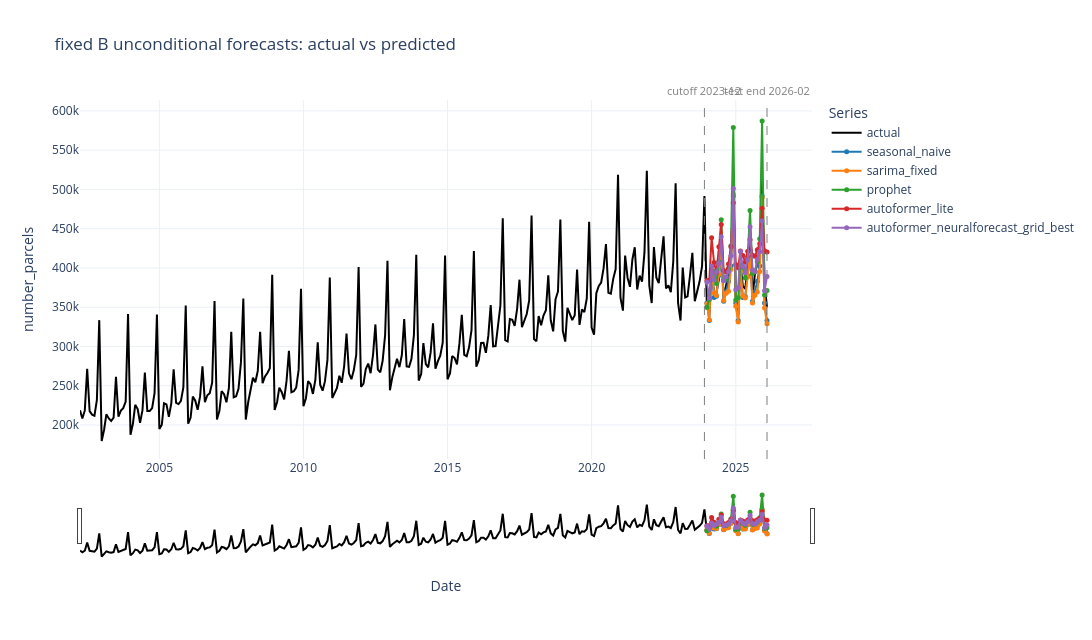

Write notebook code for a chart like this one.
### Markdown cell above
## 4. fixed B Unconditional

Included series: actual, seasonal naive, SARIMA, Prophet, autoformer_lite, and Autoformer NeuralForecast grid best.

No prediction CSV exists for `sarima_grid_best`, so this figure uses fixed-order `sarima_fixed` from `fixed_b_sarimax.csv` as the available substitute.

`autoformer_neuralforecast_grid_best` is the small manual grid-best NeuralForecast Autoformer baseline. It is fixed B only and uses no exogenous variables.

### Code cell
fixed_b_unconditional_frames = [
    model_frame("fixed_b_naive", "seasonal_naive", "seasonal_naive"),
    model_frame("fixed_b_sarimax", "sarima", "sarima_fixed"),
    model_frame("fixed_b_prophet", "prophet", "prophet"),
    model_frame("fixed_b_autoformer_lite", "autoformer_lite", "autoformer_lite"),
    model_frame("fixed_b_autoformer_neuralforecast_best", "autoformer_neuralforecast", "autoformer_neuralforecast_grid_best"),
]

fig_fixed_b_unconditional = make_plot(
    "fixed B unconditional forecasts: actual vs predicted",
    fixed_b_unconditional_frames,
    HTML_DIR / "fixed_b_unconditional_forecasts.html",
)
fig_fixed_b_unconditional.show()

### Figure 1 — Plotly figure (JSON) as saved in the notebook; plotly's stock layout.template omitted (floating-point values rounded to 4 significant figures; data arrays with more than 128 entries replaced by an {"elided": "..."} marker saying what was removed)
{"data": [{"hovertemplate": "date=%{x|%Y-%m}<br>actual=%{y:,.0f}<br>model=actual<extra></extra>", "line": {"color": "black", "width": 2}, "mode": "lines", "name": "actual", "type": "scatter", "x": {"elided": "287 str values"}, "y": {"elided": "287 int values"}}, {"customdata": [["seasonal_naive", 348700.0, 1], ["seasonal_naive", 344200.0, 2], ["seasonal_naive", 392100.0, 3], ["seasonal_naive", 369900.0, 4], ["seasonal_naive", 369000.0, 5], ["seasonal_naive", 385200.0, 6], ["seasonal_naive", 435900.0, 7], ["seasonal_naive", 359200.0, 8], ["seasonal_naive", 378200.0, 9], ["seasonal_naive", 391900.0, 10], ["seasonal_naive", 405100.0, 11], ["seasonal_naive", 510900.0, 12], ["seasonal_naive", 364000.0, 13], ["seasonal_naive", 339700.0, 14], ["seasonal_naive", 405100.0, 15], ["seasonal_naive", 376900.0, 16], ["seasonal_naive", 373500.0, 17], ["seasonal_naive", 402800.0, 18], ["seasonal_naive", 445800.0, 19], ["seasonal_naive", 362600.0, 20], ["seasonal_naive", 392700.0, 21], ["seasonal_naive", 405200.0, 22], ["seasonal_naive", 409300.0, 23], ["seasonal_naive", 510400.0, 24], ["seasonal_naive", 381000.0, 25], ["seasonal_naive", 349800.0, 26]], "hovertemplate": "date=%{x|%Y-%m}<br>predicted=%{y:,.0f}<br>actual=%{customdata[1]:,.0f}<br>horizon=%{customdata[2]}<br>model=%{customdata[0]}<extra></extra>", "line": {"color": "#1f77b4", "width": 2}, "marker": {"size": 5}, "mode": "lines+markers", "name": "seasonal_naive", "type": "scatter", "x": ["2024-01-01T00:00:00.000000000", "2024-02-01T00:00:00.000000000", "2024-03-01T00:00:00.000000000", "2024-04-01T00:00:00.000000000", "2024-05-01T00:00:00.000000000", "2024-06-01T00:00:00.000000000", "2024-07-01T00:00:00.000000000", "2024-08-01T00:00:00.000000000", "2024-09-01T00:00:00.000000000", "2024-10-01T00:00:00.000000000", "2024-11-01T00:00:00.000000000", "2024-12-01T00:00:00.000000000", "2025-01-01T00:00:00.000000000", "2025-02-01T00:00:00.000000000", "2025-03-01T00:00:00.000000000", "2025-04-01T00:00:00.000000000", "2025-05-01T00:00:00.000000000", "2025-06-01T00:00:00.000000000", "2025-07-01T00:00:00.000000000", "2025-08-01T00:00:00.000000000", "2025-09-01T00:00:00.000000000", "2025-10-01T00:00:00.000000000", "2025-11-01T00:00:00.000000000", "2025-12-01T00:00:00.000000000", "2026-01-01T00:00:00.000000000", "2026-02-01T00:00:00.000000000"], "y": [355500.0, 333100.0, 400500.0, 362500.0, 364000.0, 390400.0, 419200.0, 357600.0, 370000.0, 383000.0, 402400.0, 491500.0, 355500.0, 333100.0, 400500.0, 362500.0, 364000.0, 390400.0, 419200.0, 357600.0, 370000.0, 383000.0, 402400.0, 491500.0, 355500.0, 333100.0]}, {"customdata": [["sarima_fixed", 348700.0, 1], ["sarima_fixed", 344200.0, 2], ["sarima_fixed", 392100.0, 3], ["sarima_fixed", 369900.0, 4], ["sarima_fixed", 369000.0, 5], ["sarima_fixed", 385200.0, 6], ["sarima_fixed", 435900.0, 7], ["sarima_fixed", 359200.0, 8], ["sarima_fixed", 378200.0, 9], ["sarima_fixed", 391900.0, 10], ["sarima_fixed", 405100.0, 11], ["sarima_fixed", 510900.0, 12], ["sarima_fixed", 364000.0, 13], ["sarima_fixed", 339700.0, 14], ["sarima_fixed", 405100.0, 15], ["sarima_fixed", 376900.0, 16], ["sarima_fixed", 373500.0, 17], ["sarima_fixed", 402800.0, 18], ["sarima_fixed", 445800.0, 19], ["sarima_fixed", 362600.0, 20], ["sarima_fixed", 392700.0, 21], ["sarima_fixed", 405200.0, 22], ["sarima_fixed", 409300.0, 23], ["sarima_fixed", 510400.0, 24], ["sarima_fixed", 381000.0, 25], ["sarima_fixed", 349800.0, 26]], "hovertemplate": "date=%{x|%Y-%m}<br>predicted=%{y:,.0f}<br>actual=%{customdata[1]:,.0f}<br>horizon=%{customdata[2]}<br>model=%{customdata[0]}<extra></extra>", "line": {"color": "#ff7f0e", "width": 2}, "marker": {"size": 5}, "mode": "lines+markers", "name": "sarima_fixed", "type": "scatter", "x": ["2024-01-01T00:00:00.000000000", "2024-02-01T00:00:00.000000000", "2024-03-01T00:00:00.000000000", "2024-04-01T00:00:00.000000000", "2024-05-01T00:00:00.000000000", "2024-06-01T00:00:00.000000000", "2024-07-01T00:00:00.000000000", "2024-08-01T00:00:00.000000000", "2024-09-01T00:00:00.000000000", "2024-10-01T00:00:00.000000000", "2024-11-01T00:00:00.000000000", "2024-12-01T00:00:00.000000000", "2025-01-01T00:00:00.000000000", "2025-02-01T00:00:00.000000000", "2025-03-01T00:00:00.000000000", "2025-04-01T00:00:00.000000000", "2025-05-01T00:00:00.000000000", "2025-06-01T00:00:00.000000000", "2025-07-01T00:00:00.000000000", "2025-08-01T00:00:00.000000000", "2025-09-01T00:00:00.000000000", "2025-10-01T00:00:00.000000000", "2025-11-01T00:00:00.000000000", "2025-12-01T00:00:00.000000000", "2026-01-01T00:00:00.000000000", "2026-02-01T00:00:00.000000000"], "y": [354400.0, 334200.0, 399300.0, 368200.0, 365000.0, 392100.0, 420000.0, 358700.0, 367800.0, 370500.0, 398200.0, 494300.0, 351300.0, 331300.0, 396200.0, 364200.0, 361800.0, 388600.0, 416400.0, 355500.0, 365100.0, 369500.0, 395600.0, 489700.0, 348900.0, 329000.0]}, {"customdata": [["prophet", 348700.0, 1], ["prophet", 344200.0, 2], ["prophet", 392100.0, 3], ["prophet", 369900.0, 4], ["prophet", 369000.0, 5], ["prophet", 385200.0, 6], ["prophet", 435900.0, 7], ["prophet", 359200.0, 8], ["prophet", 378200.0, 9], ["prophet", 391900.0, 10], ["prophet", 405100.0, 11], ["prophet", 510900.0, 12], ["prophet", 364000.0, 13], ["prophet", 339700.0, 14], ["prophet", 405100.0, 15], ["prophet", 376900.0, 16], ["prophet", 373500.0, 17], ["prophet", 402800.0, 18], ["prophet", 445800.0, 19], ["prophet", 362600.0, 20], ["prophet", 392700.0, 21], ["prophet", 405200.0, 22], ["prophet", 409300.0, 23], ["prophet", 510400.0, 24], ["prophet", 381000.0, 25], ["prophet", 349800.0, 26]], "hovertemplate": "date=%{x|%Y-%m}<br>predicted=%{y:,.0f}<br>actual=%{customdata[1]:,.0f}<br>horizon=%{customdata[2]}<br>model=%{customdata[0]}<extra></extra>", "line": {"color": "#2ca02c", "width": 2}, "marker": {"size": 5}, "mode": "lines+markers", "name": "prophet", "type": "scatter", "x": ["2024-01-01T00:00:00.000000000", "2024-02-01T00:00:00.000000000", "2024-03-01T00:00:00.000000000", "2024-04-01T00:00:00.000000000", "2024-05-01T00:00:00.000000000", "2024-06-01T00:00:00.000000000", "2024-07-01T00:00:00.000000000", "2024-08-01T00:00:00.000000000", "2024-09-01T00:00:00.000000000", "2024-10-01T00:00:00.000000000", "2024-11-01T00:00:00.000000000", "2024-12-01T00:00:00.000000000", "2025-01-01T00:00:00.000000000", "2025-02-01T00:00:00.000000000", "2025-03-01T00:00:00.000000000", "2025-04-01T00:00:00.000000000", "2025-05-01T00:00:00.000000000", "2025-06-01T00:00:00.000000000", "2025-07-01T00:00:00.000000000", "2025-08-01T00:00:00.000000000", "2025-09-01T00:00:00.000000000", "2025-10-01T00:00:00.000000000", "2025-11-01T00:00:00.000000000", "2025-12-01T00:00:00.000000000", "2026-01-01T00:00:00.000000000", "2026-02-01T00:00:00.000000000"], "y": [349800.0, 359800.0, 392800.0, 395500.0, 380200.0, 407800.0, 461400.0, 385100.0, 386000.0, 399400.0, 428400.0, 578800.0, 359200.0, 362100.0, 404100.0, 400900.0, 387400.0, 414000.0, 473200.0, 393000.0, 395200.0, 407600.0, 437200.0, 587000.0, 365700.0, 371200.0]}, {"customdata": [["autoformer_lite", 348700.0, 1], ["autoformer_lite", 344200.0, 2], ["autoformer_lite", 392100.0, 3], ["autoformer_lite", 369900.0, 4], ["autoformer_lite", 369000.0, 5], ["autoformer_lite", 385200.0, 6], ["autoformer_lite", 435900.0, 7], ["autoformer_lite", 359200.0, 8], ["autoformer_lite", 378200.0, 9], ["autoformer_lite", 391900.0, 10], ["autoformer_lite", 405100.0, 11], ["autoformer_lite", 510900.0, 12], ["autoformer_lite", 364000.0, 13], ["autoformer_lite", 339700.0, 14], ["autoformer_lite", 405100.0, 15], ["autoformer_lite", 376900.0, 16], ["autoformer_lite", 373500.0, 17], ["autoformer_lite", 402800.0, 18], ["autoformer_lite", 445800.0, 19], ["autoformer_lite", 362600.0, 20], ["autoformer_lite", 392700.0, 21], ["autoformer_lite", 405200.0, 22], ["autoformer_lite", 409300.0, 23], ["autoformer_lite", 510400.0, 24], ["autoformer_lite", 381000.0, 25], ["autoformer_lite", 349800.0, 26]], "hovertemplate": "date=%{x|%Y-%m}<br>predicted=%{y:,.0f}<br>actual=%{customdata[1]:,.0f}<br>horizon=%{customdata[2]}<br>model=%{customdata[0]}<extra></extra>", "line": {"color": "#d62728", "width": 2}, "marker": {"size": 5}, "mode": "lines+markers", "name": "autoformer_lite", "type": "scatter", "x": ["2024-01-01T00:00:00.000000000", "2024-02-01T00:00:00.000000000", "2024-03-01T00:00:00.000000000", "2024-04-01T00:00:00.000000000", "2024-05-01T00:00:00.000000000", "2024-06-01T00:00:00.000000000", "2024-07-01T00:00:00.000000000", "2024-08-01T00:00:00.000000000", "2024-09-01T00:00:00.000000000", "2024-10-01T00:00:00.000000000", "2024-11-01T00:00:00.000000000", "2024-12-01T00:00:00.000000000", "2025-01-01T00:00:00.000000000", "2025-02-01T00:00:00.000000000", "2025-03-01T00:00:00.000000000", "2025-04-01T00:00:00.000000000", "2025-05-01T00:00:00.000000000", "2025-06-01T00:00:00.000000000", "2025-07-01T00:00:00.000000000", "2025-08-01T00:00:00.000000000", "2025-09-01T00:00:00.000000000", "2025-10-01T00:00:00.000000000", "2025-11-01T00:00:00.000000000", "2025-12-01T00:00:00.000000000", "2026-01-01T00:00:00.000000000", "2026-02-01T00:00:00.000000000"], "y": [384200.0, 384300.0, 438500.0, 406900.0, 394300.0, 427000.0, 455400.0, 396700.0, 395200.0, 404900.0, 427000.0, 483000.0, 404400.0, 400400.0, 421500.0, 415800.0, 407400.0, 421300.0, 435800.0, 416200.0, 415000.0, 423200.0, 430900.0, 476200.0, 421900.0, 420200.0]}, {"customdata": [["autoformer_neuralforecast_grid_best", 348700.0, 1], ["autoformer_neuralforecast_grid_best", 344200.0, 2], ["autoformer_neuralforecast_grid_best", 392100.0, 3], ["autoformer_neuralforecast_grid_best", 369900.0, 4], ["autoformer_neuralforecast_grid_best", 369000.0, 5], ["autoformer_neuralforecast_grid_best", 385200.0, 6], ["autoformer_neuralforecast_grid_best", 435900.0, 7], ["autoformer_neuralforecast_grid_best", 359200.0, 8], ["autoformer_neuralforecast_grid_best", 378200.0, 9], ["autoformer_neuralforecast_grid_best", 391900.0, 10], ["autoformer_neuralforecast_grid_best", 405100.0, 11], ["autoformer_neuralforecast_grid_best", 510900.0, 12], ["autoformer_neuralforecast_grid_best", 364000.0, 13], ["autoformer_neuralforecast_grid_best", 339700.0, 14], ["autoformer_neuralforecast_grid_best", 405100.0, 15], ["autoformer_neuralforecast_grid_best", 376900.0, 16], ["autoformer_neuralforecast_grid_best", 373500.0, 17], ["autoformer_neuralforecast_grid_best", 402800.0, 18], ["autoformer_neuralforecast_grid_best", 445800.0, 19], ["autoformer_neuralforecast_grid_best", 362600.0, 20], ["autoformer_neuralforecast_grid_best", 392700.0, 21], ["autoformer_neuralforecast_grid_best", 405200.0, 22], ["autoformer_neuralforecast_grid_best", 409300.0, 23], ["autoformer_neuralforecast_grid_best", 510400.0, 24], ["autoformer_neuralforecast_grid_best", 381000.0, 25], ["autoformer_neuralforecast_grid_best", 349800.0, 26]], "hovertemplate": "date=%{x|%Y-%m}<br>predicted=%{y:,.0f}<br>actual=%{customdata[1]:,.0f}<br>horizon=%{customdata[2]}<br>model=%{customdata[0]}<extra></extra>", "line": {"color": "#9467bd", "width": 2}, "marker": {"size": 5}, "mode": "lines+markers", "name": "autoformer_neuralforecast_grid_best", "type": "scatter", "x": ["2024-01-01T00:00:00.000000000", "2024-02-01T00:00:00.000000000", "2024-03-01T00:00:00.000000000", "2024-04-01T00:00:00.000000000", "2024-05-01T00:00:00.000000000", "2024-06-01T00:00:00.000000000", "2024-07-01T00:00:00.000000000", "2024-08-01T00:00:00.000000000", "2024-09-01T00:00:00.000000000", "2024-10-01T00:00:00.000000000", "2024-11-01T00:00:00.000000000", "2024-12-01T00:00:00.000000000", "2025-01-01T00:00:00.000000000", "2025-02-01T00:00:00.000000000", "2025-03-01T00:00:00.000000000", "2025-04-01T00:00:00.000000000", "2025-05-01T00:00:00.000000000", "2025-06-01T00:00:00.000000000", "2025-07-01T00:00:00.000000000", "2025-08-01T00:00:00.000000000", "2025-09-01T00:00:00.000000000", "2025-10-01T00:00:00.000000000", "2025-11-01T00:00:00.000000000", "2025-12-01T00:00:00.000000000", "2026-01-01T00:00:00.000000000", "2026-02-01T00:00:00.000000000"], "y": [382100.0, 361700.0, 402400.0, 384600.0, 394800.0, 406000.0, 439700.0, 383600.0, 388800.0, 395200.0, 415600.0, 501100.0, 372100.0, 374800.0, 420800.0, 402000.0, 393900.0, 410500.0, 452400.0, 397300.0, 395500.0, 410600.0, 420700.0, 459800.0, 370900.0, 389100.0]}], "layout": {"annotations": [{"font": {"color": "gray", "size": 11}, "showarrow": false, "text": "cutoff 2023-12", "x": "2023-12-01", "xref": "x", "y": 1, "yanchor": "bottom", "yref": "paper"}, {"font": {"color": "#7f7f7f", "size": 11}, "showarrow": false, "text": "test end 2026-02", "x": "2026-02-01", "xref": "x", "y": 1, "yanchor": "bottom", "yref": "paper"}], "height": 640, "hovermode": "x unified", "legend": {"title": {"text": "Series"}}, "shapes": [{"line": {"color": "gray", "dash": "dash", "width": 1}, "type": "line", "x0": "2023-12-01", "x1": "2023-12-01", "xref": "x", "y0": 0, "y1": 1, "yref": "paper"}, {"line": {"color": "#7f7f7f", "dash": "dash", "width": 1}, "type": "line", "x0": "2026-02-01", "x1": "2026-02-01", "xref": "x", "y0": 0, "y1": 1, "yref": "paper"}], "title": {"text": "fixed B unconditional forecasts: actual vs predicted"}, "width": 1150, "xaxis": {"rangeslider": {"visible": true}, "title": {"text": "Date"}}, "yaxis": {"title": {"text": "number_parcels"}}}}
